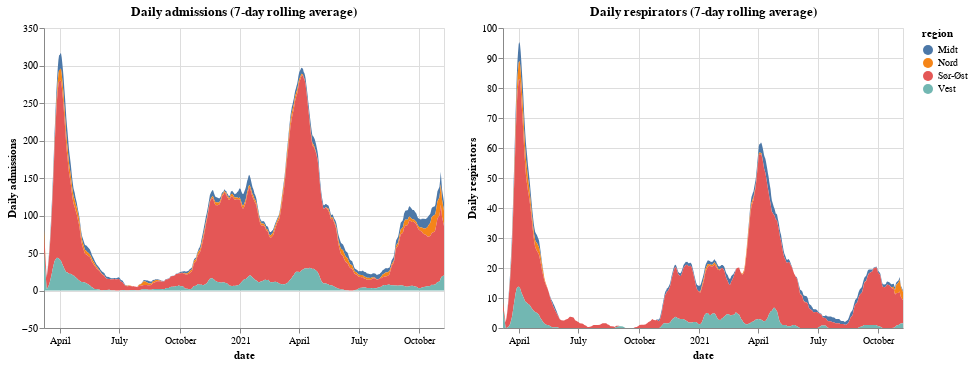

Notebook source saved alongside this figure:
### Code cell
def plot_daily_admissions(
    label=None,
    window=7,
):
    """Plot daily hostpital admissions, incl respirators"""
    df = datasets["respirator-admissions"]

    charts = []
    for key in ("admissions", "respirators"):
        #         label = key
        #         if key == "respirators":
        #             label = "a"
        chart = (
            alt.Chart(df, title=f"Daily {key} ({window}-day rolling average)")
            .mark_area(
                tooltip=alt.TooltipContent("encoding"),
            )
            .transform_window(
                avg=f"mean({key})",
                frame=[-window // 2, window // 2],
            )
            .encode(
                x="date:T",
                y=alt.Y("avg:Q", axis=alt.Axis(title=f"Daily {key}")),
                color="region",
            )
        )
        charts.append(chart.interactive())
    return alt.hconcat(*charts).add_selection(x_domain)


plot_daily_admissions()

### Figure 1 — Vega-Lite specification as saved in the notebook (floating-point values rounded to 4 significant figures; data arrays with more than 128 entries replaced by an {"elided": "..."} marker saying what was removed)
{"config": {"view": {"continuousWidth": 400, "continuousHeight": 300}}, "hconcat": [{"mark": {"type": "area", "tooltip": {"content": "encoding"}}, "encoding": {"color": {"type": "nominal", "field": "region"}, "x": {"type": "temporal", "field": "date"}, "y": {"type": "quantitative", "axis": {"title": "Daily admissions"}, "field": "avg"}}, "selection": {"selector006": {"type": "interval", "bind": "scales", "encodings": ["x", "y"]}, "selector001": {"type": "interval", "bind": "scales", "encodings": ["x"]}}, "title": "Daily admissions (7-day rolling average)", "transform": [{"window": [{"op": "mean", "field": "admissions", "as": "avg"}], "frame": [-4, 3]}]}, {"mark": {"type": "area", "tooltip": {"content": "encoding"}}, "encoding": {"color": {"type": "nominal", "field": "region"}, "x": {"type": "temporal", "field": "date"}, "y": {"type": "quantitative", "axis": {"title": "Daily respirators"}, "field": "avg"}}, "selection": {"selector007": {"type": "interval", "bind": "scales", "encodings": ["x", "y"]}, "selector001": {"type": "interval", "bind": "scales", "encodings": ["x"]}}, "title": "Daily respirators (7-day rolling average)", "transform": [{"window": [{"op": "mean", "field": "respirators", "as": "avg"}], "frame": [-4, 3]}]}], "data": {"name": "data-444c92446b45d613566ff33a47e52c37"}, "$schema": "https://vega.github.io/schema/vega-lite/v4.8.1.json", "datasets": {"data-444c92446b45d613566ff33a47e52c37": {"elided": "2092 records"}}}
